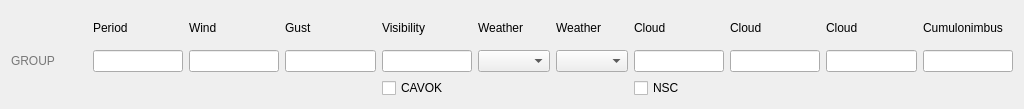
<?xml version="1.0" encoding="UTF-8"?>
<ui version="4.0">
 <class>Editor</class>
 <widget class="QWidget" name="Editor">
  <property name="geometry">
   <rect>
    <x>0</x>
    <y>0</y>
    <width>1024</width>
    <height>109</height>
   </rect>
  </property>
  <property name="windowTitle">
   <string notr="true">GROUP</string>
  </property>
  <layout class="QGridLayout" name="gridLayout">
   <item row="0" column="1">
    <widget class="QLabel" name="periodLabel">
     <property name="text">
      <string>Period</string>
     </property>
     <property name="buddy">
      <cstring>period</cstring>
     </property>
    </widget>
   </item>
   <item row="0" column="2">
    <widget class="QLabel" name="windLabel">
     <property name="text">
      <string>Wind</string>
     </property>
     <property name="buddy">
      <cstring>wind</cstring>
     </property>
    </widget>
   </item>
   <item row="0" column="3">
    <widget class="QLabel" name="gustLabel">
     <property name="text">
      <string>Gust</string>
     </property>
     <property name="buddy">
      <cstring>gust</cstring>
     </property>
    </widget>
   </item>
   <item row="0" column="4">
    <widget class="QLabel" name="visLabel">
     <property name="text">
      <string>Visibility</string>
     </property>
     <property name="buddy">
      <cstring>vis</cstring>
     </property>
    </widget>
   </item>
   <item row="0" column="5">
    <widget class="QLabel" name="weatherWithIntensityLabel">
     <property name="text">
      <string>Weather</string>
     </property>
     <property name="buddy">
      <cstring>weatherWithIntensity</cstring>
     </property>
    </widget>
   </item>
   <item row="0" column="6">
    <widget class="QLabel" name="weatherLabel">
     <property name="text">
      <string>Weather</string>
     </property>
     <property name="buddy">
      <cstring>weather</cstring>
     </property>
    </widget>
   </item>
   <item row="0" column="7">
    <widget class="QLabel" name="cloud1Label">
     <property name="text">
      <string>Cloud</string>
     </property>
     <property name="buddy">
      <cstring>cloud1</cstring>
     </property>
    </widget>
   </item>
   <item row="0" column="8">
    <widget class="QLabel" name="cloud2Label">
     <property name="text">
      <string>Cloud</string>
     </property>
     <property name="buddy">
      <cstring>cloud2</cstring>
     </property>
    </widget>
   </item>
   <item row="0" column="9">
    <widget class="QLabel" name="cloud3Label">
     <property name="text">
      <string>Cloud</string>
     </property>
     <property name="buddy">
      <cstring>cloud3</cstring>
     </property>
    </widget>
   </item>
   <item row="0" column="10">
    <widget class="QLabel" name="cbLabel">
     <property name="text">
      <string>Cumulonimbus</string>
     </property>
     <property name="buddy">
      <cstring>cb</cstring>
     </property>
    </widget>
   </item>
   <item row="1" column="0">
    <widget class="QLabel" name="name">
     <property name="minimumSize">
      <size>
       <width>76</width>
       <height>0</height>
      </size>
     </property>
     <property name="styleSheet">
      <string notr="true">color: rgb(120, 120, 120);</string>
     </property>
     <property name="text">
      <string notr="true">GROUP</string>
     </property>
    </widget>
   </item>
   <item row="1" column="1">
    <widget class="QLineEdit" name="period"/>
   </item>
   <item row="1" column="2">
    <widget class="QLineEdit" name="wind"/>
   </item>
   <item row="1" column="3">
    <widget class="QLineEdit" name="gust"/>
   </item>
   <item row="1" column="4">
    <widget class="QLineEdit" name="vis"/>
   </item>
   <item row="1" column="5">
    <widget class="QComboBox" name="weatherWithIntensity"/>
   </item>
   <item row="1" column="6">
    <widget class="QComboBox" name="weather"/>
   </item>
   <item row="1" column="7">
    <widget class="QLineEdit" name="cloud1"/>
   </item>
   <item row="1" column="8">
    <widget class="QLineEdit" name="cloud2"/>
   </item>
   <item row="1" column="9">
    <widget class="QLineEdit" name="cloud3"/>
   </item>
   <item row="1" column="10">
    <widget class="QLineEdit" name="cb"/>
   </item>
   <item row="2" column="4">
    <widget class="QCheckBox" name="cavok">
     <property name="text">
      <string notr="true">CAVOK</string>
     </property>
    </widget>
   </item>
   <item row="2" column="7">
    <widget class="QCheckBox" name="nsc">
     <property name="text">
      <string notr="true">NSC</string>
     </property>
    </widget>
   </item>
  </layout>
 </widget>
 <tabstops>
  <tabstop>period</tabstop>
  <tabstop>wind</tabstop>
  <tabstop>gust</tabstop>
  <tabstop>vis</tabstop>
  <tabstop>cavok</tabstop>
  <tabstop>weatherWithIntensity</tabstop>
  <tabstop>weather</tabstop>
  <tabstop>cloud1</tabstop>
  <tabstop>cloud2</tabstop>
  <tabstop>cloud3</tabstop>
  <tabstop>cb</tabstop>
  <tabstop>nsc</tabstop>
 </tabstops>
 <resources/>
 <connections/>
</ui>
